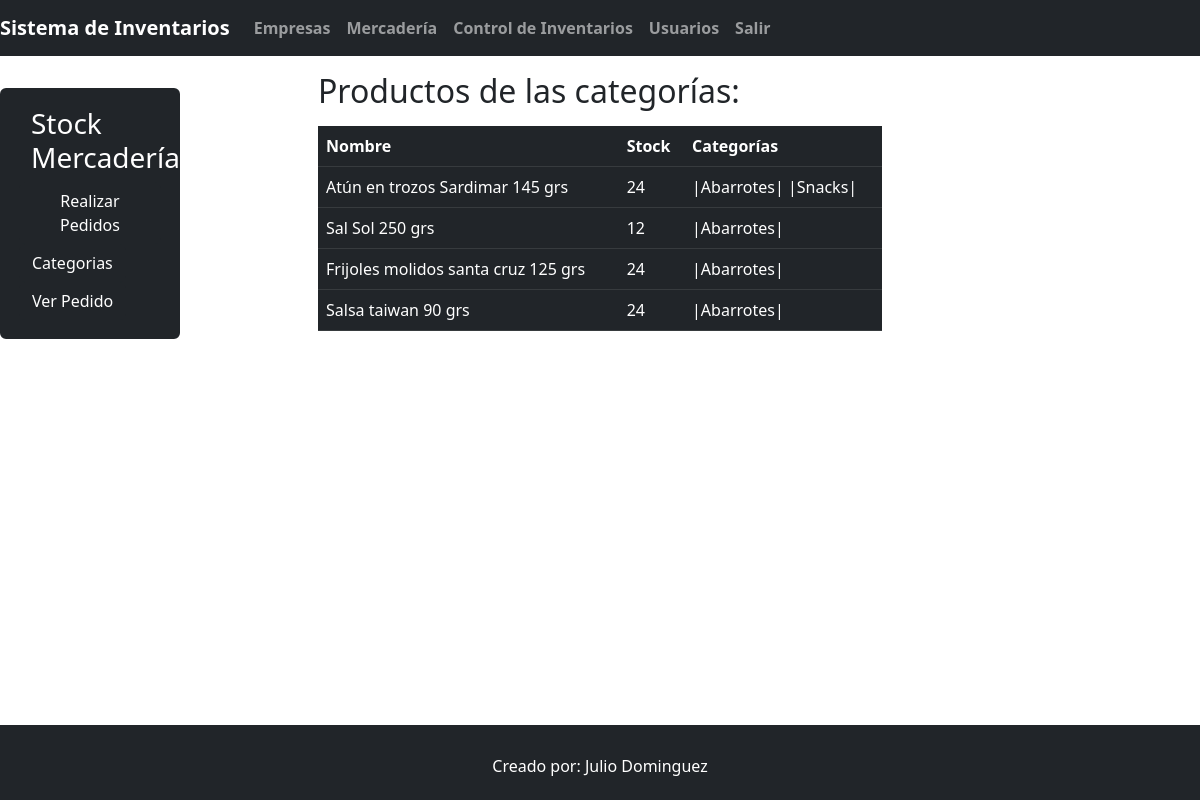
The page /productos/productos/1/ on the database its author committed.
### productos/models.py (models this page shows, shortened)
class Producto(models.Model):
    nombre = models.CharField(max_length=50)
    descripcion = models.TextField(blank=True, null=True)
    marca = models.CharField(max_length=50)
    precio_unitario = models.DecimalField(decimal_places=2, max_digits=10000)
    inventario = models.IntegerField(default=0)
    factor_de_empaque = models.ForeignKey(Factor_empaque, null=True, on_delete=models.SET_NULL)
    fecha_compra = models.DateTimeField(auto_now_add=True)
    empresa_proveedor = models.ForeignKey(EmpresaProveedor, null=True, blank=False, on_delete=models.SET_DEFAULT, default="")
    categoria = models.ManyToManyField(Categoria, blank=True)

class Categoria(models.Model):
    nombre = models.CharField(max_length=50)

### productos/views.py (the view)
# urls.py: path('productos/<int:categoria_id>/', ProductosPorCategoriaView.as_view(), name='productos_por_categoria'),
class ProductosPorCategoriaView(ListView):
    model = Producto
    template_name = 'productos_por_categoria.html'
    context_object_name = 'productos'
    def get_queryset(self):
        categoria_id = self.kwargs['categoria_id']
        return Producto.objects.filter(categoria__id=categoria_id)

### productos/templates/productos_por_categoria.html
{% extends 'index_inventario.html' %}
{% block content %}
<div class="container">
    <h2>Productos de las categorías:</h2>
    <table class="table table-dark table-hover table-responsive mt-3">
        <thead>
            <tr>
                <th>Nombre</th>
                <th>Stock</th>
                <th>Categorías</th>
            </tr>
        </thead>
        <tbody>
            {% for producto in productos %}
                <tr>
                    <td>{{ producto.nombre }}</td>
                    <td>{{ producto.inventario }}</td>
                    <td>
                        {% for categoria in producto.categoria.all %}
                            |{{ categoria.nombre }}|
                        {% endfor %}
                    </td>
                </tr>
            {% endfor %}
        </tbody>
    </table>
</div>
{% endblock content %}

### rows shown on the page
Producto: nombre "Atún en trozos Sardimar 145 grs", inventario "24"
Categoria: nombre "Abarrotes"
Categoria: nombre "Snacks"
Producto: nombre "Sal Sol 250 grs", inventario "12"
Producto: nombre "Frijoles molidos santa cruz 125 grs", inventario "24"
Producto: nombre "Salsa taiwan 90 grs", inventario "24"
